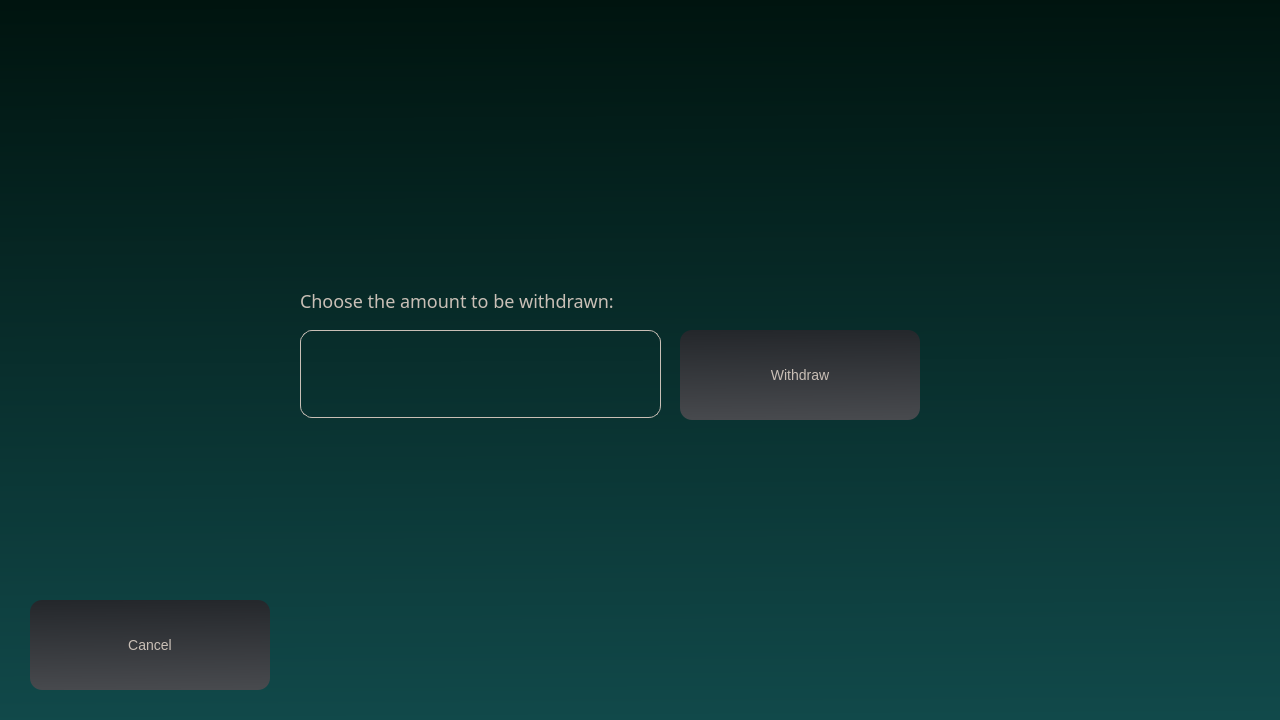
<?xml version="1.0" encoding="UTF-8"?>
<ui version="4.0">
 <class>CreditAmountWindow</class>
 <widget class="QDialog" name="CreditAmountWindow">
  <property name="geometry">
   <rect>
    <x>0</x>
    <y>0</y>
    <width>1280</width>
    <height>720</height>
   </rect>
  </property>
  <property name="windowTitle">
   <string>Dialog</string>
  </property>
  <property name="styleSheet">
   <string notr="true">QWidget{
        background-color: qlineargradient(spread:pad, x1:0.46, y1:0, x2:0.472, y2:1, stop:0 rgba(0, 20, 15, 255), stop:1 rgba(17, 73, 74, 255));
        color: #c9bfb6;
}
QPushButton{
        background-color: qlineargradient(spread:pad, x1:0.494, y1:0, x2:0.517, y2:1, stop:0 rgba(36, 39, 43, 255), stop:1 rgba(72, 74, 78, 255));
        border:0px solid black;
        border-radius: 12px;
        width: 240px;
        height: 90px;
        color: #c9bfb6;
        font-size: 14px;
}
QLabel{
        background-color: transparent;
font-family: Century Gothic;
font-size: 18px;
}
QLineEdit{
background-color: transparent;
        border: 1px solid #c9bfb6;
        border-radius: 12px;
        padding: 8px;
        font-family: Centrury Gothic;
        font-size: 14px;
        color: #c9bfb6;
}</string>
  </property>
  <widget class="QPushButton" name="withdraw_btn">
   <property name="geometry">
    <rect>
     <x>680</x>
     <y>330</y>
     <width>240</width>
     <height>90</height>
    </rect>
   </property>
   <property name="text">
    <string>Withdraw</string>
   </property>
  </widget>
  <widget class="QPushButton" name="back_btn">
   <property name="geometry">
    <rect>
     <x>30</x>
     <y>600</y>
     <width>240</width>
     <height>90</height>
    </rect>
   </property>
   <property name="text">
    <string>Cancel</string>
   </property>
  </widget>
  <widget class="QLineEdit" name="withdraw_amount">
   <property name="geometry">
    <rect>
     <x>300</x>
     <y>330</y>
     <width>361</width>
     <height>88</height>
    </rect>
   </property>
   <property name="text">
    <string/>
   </property>
  </widget>
  <widget class="QLabel" name="label">
   <property name="geometry">
    <rect>
     <x>300</x>
     <y>290</y>
     <width>571</width>
     <height>21</height>
    </rect>
   </property>
   <property name="text">
    <string>Choose the amount to be withdrawn:</string>
   </property>
  </widget>
 </widget>
 <resources/>
 <connections/>
</ui>
